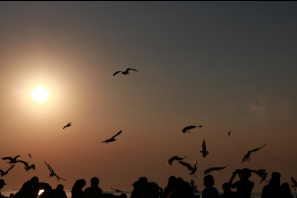
#> input picture Lab1_image-representation/asset/1-1.png, 297 x 198 px
$ jupyter execute Lab1_1.ipynb   (shell and % lines are left out)
#> lines starting #> are read from the running program, lines starting #| are printed output that depends on the picture
# **Lab 1.1 Image Representation**

[cell 1]
import cv2
import numpy as np
import math
import matplotlib.image as mpimg
import matplotlib.pyplot as plt
import mpl_toolkits

from matplotlib import pyplot as plt
from mpl_toolkits.mplot3d import Axes3D

## **Image Color Order with different libraries**
In this part, you will explore how different libraries interpret and display image colors. Specifically, you will compare Matplotlib and OpenCV libraries for image loading and display.

**Load and Display Images:**
   - Load an image using both Matplotlib `plt.imread()` and OpenCV `cv2.imread()` libraries.
   - Display the images side by side using Matplotlib.

**HINT** : `plt.imread()`,`cv2.imread()`,`fig, axs = plt.subplots(1, 2)`
<details>

<summary>
<font size="3" color="orange">
<b>Expected output</b>
</font>
</summary>

- The output should resemble this, but not be identical

</details>

[cell 2]
# ### START CODE HERE ###
# Load image using matplotlib RGB
mpl_img = plt.imread('asset/1-1.png')
#> mpl_img is the input picture: shape (198, 297, 4) float32; mean R, G, B, A 0.383, 0.309, 0.25, 1

# Load image using OpenCV BGR
cv_img = cv2.imread('asset/1-1.png')

# Display Layout
fig, axs = plt.subplots(1, 2, figsize=(12, 6))

# Display Matplotlib image
axs[0].imshow(mpl_img)
axs[0].set_title('Image loaded with Matplotlib')
axs[0].axis('off')  # Hide axes

# Display OpenCV image (converted to RGB)
axs[1].imshow(cv_img)
axs[1].set_title('Image loaded with OpenCV')
axs[1].axis('off')  # Hide axes

plt.show()
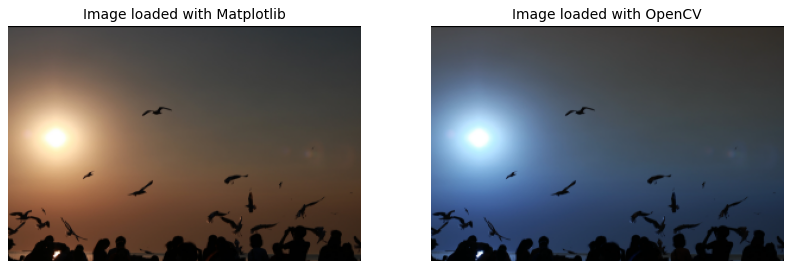
#> figure drawn by matplotlib, 2 panels; B, G, R data is drawn as R, G, B
# ### END CODE HERE ###

### Opencv [BGR] vs Matplotlib [RGB]
Examine the grayscale representations of individual color channels for each library.
***PLEASE use direct slicing method***

<details>

<summary>
<font size="3" color="orange">
<b>Expected output</b>
</font>
</summary>

- The output should resemble this, but not be identical

</details>

[cell 3]
### START CODE HERE ###

mpl_r = mpl_img[:, :, 0]  # Red channel
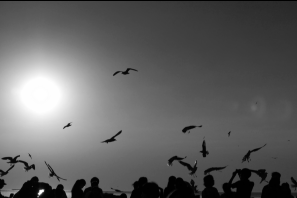
#> mpl_r: shape (198, 297) float32; min 0, max 1, mean 0.383
mpl_g = mpl_img[:, :, 1]  # Green channel
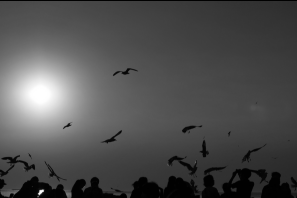
#> mpl_g: shape (198, 297) float32; min 0, max 1, mean 0.309
mpl_b = mpl_img[:, :, 2]  # Blue channel
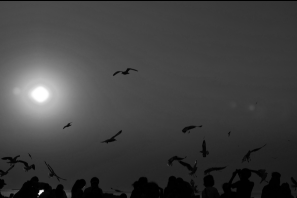
#> mpl_b: shape (198, 297) float32; min 0, max 1, mean 0.25

cv_b = cv_img[:, :, 0]  # Blue channel
cv_g = cv_img[:, :, 1]  # Green channel
cv_r = cv_img[:, :, 2]  # Red channel

# Display grayscale channels side by side
fig, axs = plt.subplots(2, 4, figsize=(18, 12))

# Display OpenCV image
axs[0, 0].imshow(cv_img)
axs[0, 0].set_title('OpenCV Image')
axs[0, 0].axis('off')

# Display OpenCV channels
axs[0, 1].imshow(cv_b, cmap='gray')
axs[0, 1].set_title('B')
axs[0, 1].axis('off')

axs[0, 2].imshow(cv_g, cmap='gray')
axs[0, 2].set_title('G')
axs[0, 2].axis('off')

axs[0, 3].imshow(cv_r, cmap='gray')
axs[0, 3].set_title('R')
axs[0, 3].axis('off')

# Display Matplotlib image
axs[1, 0].imshow(mpl_img)
axs[1, 0].set_title('Matplotlib Image')
axs[1, 0].axis('off')

# Display Matplotlib channels
axs[1, 1].imshow(mpl_r, cmap='gray')
axs[1, 1].set_title('R')
axs[1, 1].axis('off')

axs[1, 2].imshow(mpl_g, cmap='gray')
axs[1, 2].set_title('G')
axs[1, 2].axis('off')

axs[1, 3].imshow(mpl_b, cmap='gray')
axs[1, 3].set_title('B')
axs[1, 3].axis('off')

plt.show()
#> figure, not shown here; B, G, R data is drawn as R, G, B
# ### END CODE HERE ###

##### Opencv BGR -> RGB
Compare the images displayed after conversion using both methods (`cv2.cvtColor()` and `direct slicing`).

Use `cv2.cvtColor()`
<details>

<summary>
<font size="3" color="orange">
<b>Expected output</b>
</font>
</summary>

- The output should resemble this, but not be identical

</details>

[cell 4]
### START CODE HERE ###

cv_img_rgb_slicing = cv_img[:, :, ::-1]  # This slices the array to reverse the last dimension (BGR -> RGB)
plt.imshow(cv_img_rgb_slicing)
plt.title('OpenCV BGR Image Using direct slicing method')
plt.show()
### END CODE HERE ###

Use `direct slicing method (array[...])`
<details>

<summary>
<font size="3" color="orange">
<b>Expected output</b>
</font>
</summary>

- The output should resemble this, but not be identical

</details>

[cell 5]
### START CODE HERE ###

# Convert BGR to RGB using direct slicing

cv_img_rgb_slicing = cv_img[:, :, ::-1]  # This slices the array to reverse the last dimension (BGR -> RGB)
plt.imshow(cv_img_rgb_slicing)
plt.title('OpenCV BGR Image Using direct slicing method')
plt.show()
### END CODE HERE ###

## **Image Reshape**

Implement the code to tranform the image from ***channels last (HWC) to channels first (CHW)***.<br>

**NumPy Transpose**<br>
Compare the difference between :
- `np.transpose()`
- `np.transpose(,(2,0,1))`

<details>

<summary>
<font size="3" color="orange">
<b>Expected output</b>
</font>
</summary>

- The output should resemble this, but not be identical
- The image display only the Red channel.

```
np.transpose(mpl_img) => Before : (3265, 4898, 3) | After : (3, 4898, 3265)
np.transpose(mpl_img,(2,0,1)) => Before : (3265, 4898, 3) | After : (3, 3265, 4898)
```

</details>

[cell 6]
### START CODE HERE ###

reshaped_trade_trans = np.transpose(mpl_img)
print('np.transpose(mpl_img) => Before :', mpl_img.shape, '| After :', reshaped_trade_trans.shape)
#| np.transpose(mpl_img) => Before : (198, 297, 4) | After : (4, 297, 198)

reshaped_trans = np.transpose(mpl_img, (2, 0, 1))
print('np.transpose(mpl_img, (2, 0, 1)) => Before :', mpl_img.shape, '| After :', reshaped_trans.shape)
#| np.transpose(mpl_img, (2, 0, 1)) => Before : (198, 297, 4) | After : (4, 198, 297)

fig, axs = plt.subplots(1, 3, figsize=(12, 4))

# Display reshaped images
axs[1].imshow(np.transpose(reshaped_trade_trans, (1, 2, 0)))  # Transpose back for correct display
axs[1].set_title('Reshaped (np.transpose)')
axs[1].axis('off')

axs[2].imshow(np.transpose(reshaped_trans, (1, 2, 0)))  # Transpose back for correct display
axs[2].set_title('Reshaped (np.transpose (2, 0, 1))')
axs[2].axis('off')

# Display original image
axs[0].imshow(mpl_img)
axs[0].set_title('Original Image')
axs[0].axis('off')

plt.show()
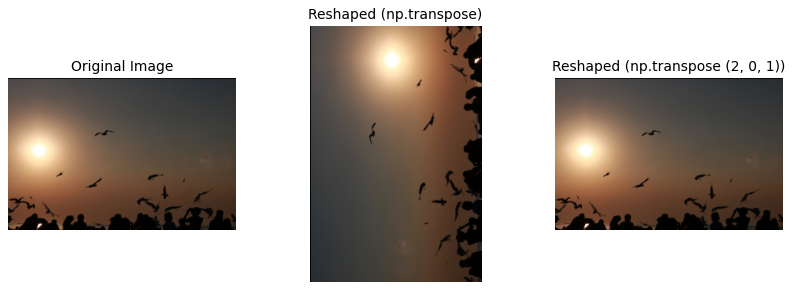
#> figure drawn by matplotlib, 3 panels
# ### END CODE HERE ###

If you code work properly, the cell below should run without error.

[cell 7]
assert reshaped_trade_trans.shape == (mpl_img.shape[2], mpl_img.shape[1], mpl_img.shape[0]), \
    f"Error: Shape mismatch after traditional transpose. Expected {(mpl_img.shape[1], mpl_img.shape[0], mpl_img.shape[2])}, got {reshaped_trade_trans.shape}"
print("Assertion for traditional transpose passed successfully.")

assert reshaped_trans.shape == (mpl_img.shape[2], mpl_img.shape[0], mpl_img.shape[1]), \
    f"Error: Shape mismatch after specified transpose. Expected {(mpl_img.shape[2], mpl_img.shape[0], mpl_img.shape[1])}, got {reshaped_trans.shape}"
print("Assertion for specified transpose passed successfully.")

**NumPy Reshape**

Use `np.reshape()`. Ensure the new shape is (3, height, width).
<details>

<summary>
<font size="3" color="orange">
<b>Expected output</b>
</font>
</summary>

- The output should resemble this, but not be identical
- The image display only the Red channel.

```
Before : (3265, 4898, 3) | After : (3, 3265, 4898)
```

</details>

[cell 8]
### START CODE HERE ###

reshaped_reshape = np.reshape(mpl_img, reshaped_trans.shape)
print('Before :',mpl_img.shape,'| After :',reshaped_reshape.shape)
#| Before : (198, 297, 4) | After : (4, 198, 297)

fig, axs = plt.subplots(1, 2)

axs[0].imshow(mpl_img[:,:,0], cmap='gray')
axs[0].set_title('Before')
axs[0].axis('off')


axs[1].imshow(reshaped_reshape[0], cmap='gray')
axs[1].set_title(f'np reshape(mpl_img,{reshaped_reshape.shape}')
axs[1].axis('off')
# ### END CODE HERE ###
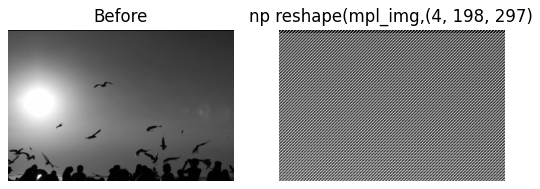
#> figure drawn by matplotlib, 2 panels

If you code work properly, the cell below should run without error.

[cell 9]
assert reshaped_reshape.shape == (mpl_img.shape[2], mpl_img.shape[0], mpl_img.shape[1]), \
    f"Error: Shape mismatch after reshape. Expected {(mpl_img.shape[2], mpl_img.shape[0], mpl_img.shape[1])}, got {reshaped_reshape.shape}"
print("Assertion for reshape passed successfully.")

**NumPy moveaxis**

Use `np.moveaxis` to move the channels axis from the last position to the first.
<details>

<summary>
<font size="3" color="orange">
<b>Expected output</b>
</font>
</summary>

- The output should resemble this, but not be identical
- The image display only the Red channel.

```
Before : (3265, 4898, 3) | After : (3, 3265, 4898)
```

</details>

[cell 10]
### START CODE HERE ###

# Use np.moveaxis to move the channels axis from last to first
reshaped_mvx = np.moveaxis(mpl_img, -1, 0)
print('Before :', mpl_img.shape, '| After :', reshaped_mvx.shape)
#| Before : (198, 297, 4) | After : (4, 198, 297)

# Display only the Red channel
fig, axs = plt.subplots(1, 2, figsize=(12, 6))

# Display original image
axs[0].imshow(mpl_img)
axs[0].set_title('Original Image')
axs[0].axis('off')  # Hide axes

# Display Red channel of the reshaped image
axs[1].imshow(reshaped_mvx[0], cmap='gray')
axs[1].set_title('Red Channel (After moveaxis)')
axs[1].axis('off')  # Hide axes

plt.show()
### END CODE HERE ###

If you code work properly, the cell below should run without error.

[cell 11]
assert reshaped_mvx.shape == (mpl_img.shape[2], mpl_img.shape[0], mpl_img.shape[1]), \
    f"Error: Shape mismatch after np.moveaxis. Expected {(mpl_img.shape[2], mpl_img.shape[0], mpl_img.shape[1])}, got {reshaped_mvx.shape}"
print("Assertion for np.moveaxis passed successfully.")

## **Reduce Bit Depth using Quantization**
In this part, you will explore how to reduce the bit depth of an image using quantization. Quantization is a technique used to map pixel values from a continuous range to a smaller set of discrete values, effectively reducing the number of bits used to represent each pixel.
$$
\begin{align*}
Q_{level} &= 2^{bit dept-1}\\
Q &= floor(NormValue(S_i) * Q_{level})\\
Q &= floor((\frac{S_i-S_{min}}{S_{max}-S_{min}})*Q_{level})
\end{align*}
$$

Please complete the function below.

<details>

<summary>
<font size="3" color="orange">
<b>Expected output</b>
</font>
</summary>

- The output should resemble this, but not be identical

</details>

[cell 12]
### START CODE HERE ###
def quantize(img, bit_depth):
    # Calculate the quantization level
    Q_level = 2 ** bit_depth - 1

    # Normalize the image to the range 0-1
    norm_img = (img - img.min()) / (img.max() - img.min())

    # Quantize the normalized image to the range [0, Q_level]
    quantized_img = np.floor(norm_img * Q_level).astype(np.uint8)

    return quantized_img

[cell 13]
cv_img_rgb = cv2.cvtColor(cv_img, cv2.COLOR_BGR2RGB)
gray_img = cv2.cvtColor(cv_img_rgb, cv2.COLOR_RGB2GRAY)

# Quantize the image to different bit depths
bd8 = quantize(gray_img, 8)
bd4 = quantize(gray_img, 4)

# Display the original and quantized images side by side
fig, axs = plt.subplots(1, 3, figsize=(18, 6))

# Display original grayscale image
axs[0].imshow(gray_img, cmap='gray')
axs[0].set_title('Original Grayscale Image')
axs[0].axis('off')

# Display 8-bit quantized image
axs[1].imshow(bd8, cmap='gray')
axs[1].set_title('8-bit Quantization')
axs[1].axis('off')

# Display 4-bit quantized image
axs[2].imshow(bd4, cmap='gray')
axs[2].set_title('4-bit Quantization')
axs[2].axis('off')

plt.show()

If you code work properly, the cell below should run without error.

[cell 14]
max_value_bd8 = 2**8 - 1
max_value_bd4 = 2**4 - 1

assert np.min(bd8) >= 0 and np.max(bd8) <= max_value_bd8, \
    f"Error: Values in bd8 are out of expected range 0-{max_value_bd8}. Got min={np.min(bd8)}, max={np.max(bd8)}"
assert np.min(bd4) >= 0 and np.max(bd4) <= max_value_bd4, \
    f"Error: Values in bd4 are out of expected range 0-{max_value_bd4}. Got min={np.min(bd4)}, max={np.max(bd4)}"

## **3D Image Surface**

use `plot_surface()` to plot the image in 3D space, where the z-axis represents the normalized pixel intensity values.

<details>

<summary>
<font size="3" color="orange">
<b>Expected output</b>
</font>
</summary>

- The output should resemble this, but not be identical

</details>

[cell 15]
### START CODE HERE ###
cv_img_gray = cv2.cvtColor(cv_img, cv2.COLOR_RGB2GRAY)

S_min = np.min(cv_img_gray)
#> S_min = 0
S_max = np.max(cv_img_gray)
#> S_max = 255
normalized_img = (cv_img_gray-S_min)/(S_max-S_min)
h, w = normalized_img.shape
#> h = 198; w = 297
X, Y = np.meshgrid(np.arange(w), np.arange(h))

# Create figure and 3D axis
fig = plt.figure()
ax = fig.add_subplot(111, projection='3d')

# Plot 3D surface
ax.plot_surface(X, Y, normalized_img, cmap='gray')
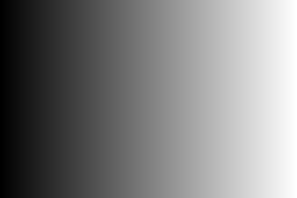
#> X: shape (198, 297) int64; min 0, max 296, mean 148; drawn with min black and max white

# Set labels and title
ax.set_xlabel('X-axis')
ax.set_ylabel('Y-axis')
ax.set_zlabel('Intensity')
ax.set_title('3D Surface')

ax.mouse_init()
# Show plot
plt.show()
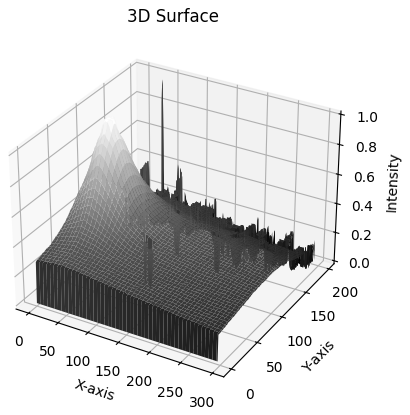
#> figure drawn by matplotlib, 1 panel
### END CODE HERE ###

$ run again, with Lab1_image-representation/asset/1---1.png copied over Lab1_image-representation/asset/1-1.png
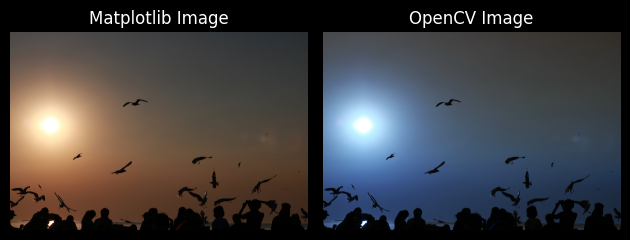
#> input picture Lab1_image-representation/asset/1---1.png, 630 x 240 px
#> mpl_img is the input picture: shape (240, 630, 4) float32; mean R, G, B, A 0.254, 0.248, 0.254, 1
#| np.transpose(mpl_img) => Before : (240, 630, 4) | After : (4, 630, 240)
#| np.transpose(mpl_img, (2, 0, 1)) => Before : (240, 630, 4) | After : (4, 240, 630)
#| Before : (240, 630, 4) | After : (4, 240, 630)
#> `[cell 8] ### START CODE HERE ###  reshaped_reshape = np.reshape(mpl_im..`:
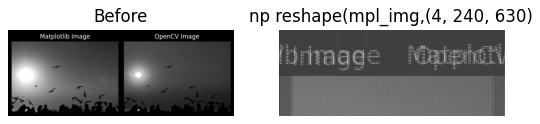
#> figure drawn by matplotlib, 2 panels
#| Before : (240, 630, 4) | After : (4, 240, 630)
#> S_min = 0
#> S_max = 255
#> `plt.show()`:
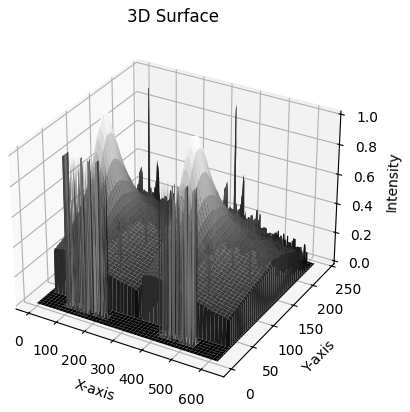
#> figure drawn by matplotlib, 1 panel
